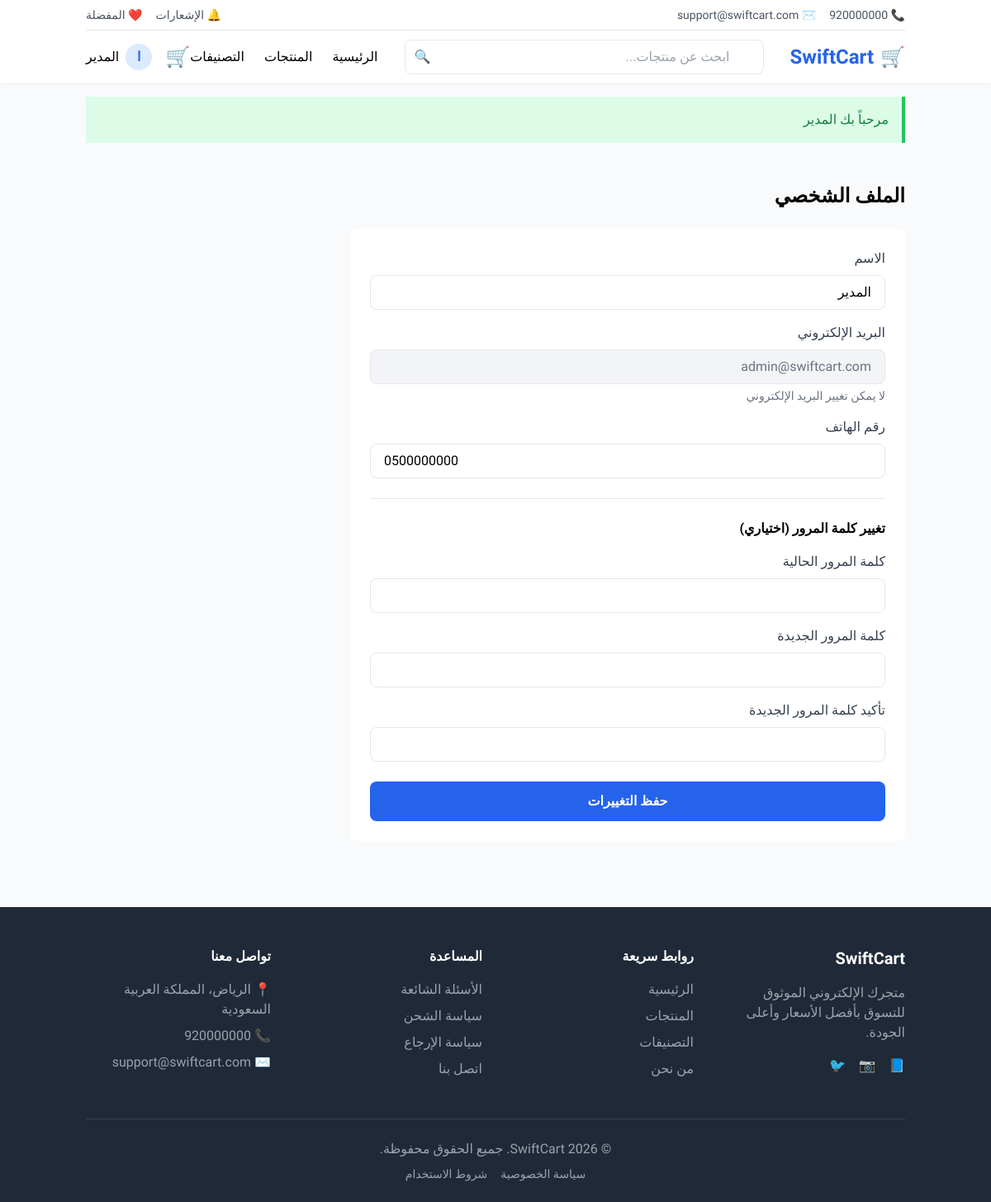
Screenshot of /profile (signed in) with the database file from the repository.
### tables this page shows
CREATE TABLE IF NOT EXISTS `users` (
    `id` INT UNSIGNED AUTO_INCREMENT PRIMARY KEY,
    `name` VARCHAR(100) NOT NULL,
    `email` VARCHAR(255) NOT NULL UNIQUE,
    `phone` VARCHAR(20) NOT NULL,
    `password` VARCHAR(255) NOT NULL,
    `role` ENUM('user', 'vendor', 'admin') DEFAULT 'user',
    `avatar` VARCHAR(255) NULL,
    `is_active` TINYINT(1) DEFAULT 1,
    `email_verified_at` TIMESTAMP NULL,
    `remember_token` VARCHAR(100) NULL,
    `mfa_enabled` BOOLEAN DEFAULT FALSE,
    `mfa_secret` VARCHAR(32) DEFAULT NULL,
    `mfa_backup_codes` JSON DEFAULT NULL,
    `failed_login_attempts` INT DEFAULT 0,
    `account_locked_until` DATETIME DEFAULT NULL,
    `last_login_at` DATETIME DEFAULT NULL,
    `last_password_change` DATETIME DEFAULT CURRENT_TIMESTAMP,
    `created_at` TIMESTAMP DEFAULT CURRENT_TIMESTAMP,
    `updated_at` TIMESTAMP DEFAULT CURRENT_TIMESTAMP ON UPDATE CURRENT_TIMESTAMP,
    INDEX `idx_email` (`email`),
    INDEX `idx_phone` (`phone`),
    INDEX `idx_role` (`role`),
    INDEX `idx_active` (`is_active`)
);

### controllers/UserController.php (called while the page is built, shortened)
<?php
require_once BASEPATH . '/models/User.php';
class UserController extends Controller
{
    private User $userModel;
    public function __construct()
    {
        $this->userModel = new User();
    }
    public function profile(): void
    {
        $user = $this->requireAuth();
        $this->view('user/profile', [
            'title' => 'الملف الشخصي',
            'profile' => $this->userModel->findById($user['id'])
        ]);
    }
}

### index.php (called while the page is built, shortened)
<?php
require_once BASEPATH . '/config/config.php';
require_once BASEPATH . '/config/database.php';
require_once BASEPATH . '/core/View.php';
require_once BASEPATH . '/core/Router.php';
$router = new Router();
try {
    $router->dispatch();
} catch (Exception $e) {
    error_log('Application Error: ' . $e->getMessage() . ' in ' . $e->getFile() . ':' . $e->getLine());
    if (DEBUG_MODE) {
        echo '<div style="background:#fef2f2;border:1px solid #ef4444;padding:20px;margin:20px;border-radius:8px;font-family:Tajawal,sans-serif;direction:rtl;">';
        echo '<h2 style="color:#dc2626;margin:0 0 10px;">❌ خطأ في التطبيق</h2>';
        echo '<p><strong>الرسالة:</strong> ' . htmlspecialchars($e->getMessage()) . '</p>';
        echo '<p><strong>الملف:</strong> ' . htmlspecialchars($e->getFile()) . ':' . $e->getLine() . '</p>';
        echo '<pre style="background:#1f2937;color:#f3f4f6;padding:15px;border-radius:4px;overflow-x:auto;font-size:12px;">';
        echo htmlspecialchars($e->getTraceAsString());
        echo '</pre></div>';
    } else {
        http_response_code(500);
        require_once BASEPATH . '/views/errors/500.php';
    }
}

### config/config.php (called while the page is built, shortened)
<?php
function url(string $path = ''): string {
    return rtrim(BASE_URL, '/') . '/' . ltrim($path, '/');
}

### models/User.php (called while the page is built, shortened)
<?php
require_once __DIR__ . '/../config/database.php';
class User {
    private string $table = 'users';
    private PDO $db;
    public function __construct() {
        $this->db = db();
    }
    public function findById($id): ?array {
        try {
            $stmt = $this->db->prepare("SELECT * FROM {$this->table} WHERE id = ?");
            $stmt->execute([$id]);
            $user = $stmt->fetch();
            if ($user) {
                unset($user['password']);
            }
            return $user ?: null;
        } catch (PDOException $e) {
            return null;
        }
    }
}

### config/database.php (called while the page is built, shortened)
<?php
require_once __DIR__ . '/config.php';
class Database {
    private static ?Database $instance = null;
    private ?PDO $conn = null;
    private int $maxRetries = 3;
    private function connect(): void {
        $retries = 0;
        while ($retries < $this->maxRetries) {
            try {
                $dsn = sprintf(
                    "mysql:host=%s;dbname=%s;charset=%s",
                    DB_HOST,
                    DB_NAME,
                    DB_CHARSET
                );
                $options = [
                    PDO::ATTR_ERRMODE => PDO::ERRMODE_EXCEPTION,
                    PDO::ATTR_DEFAULT_FETCH_MODE => PDO::FETCH_ASSOC,
                    PDO::ATTR_EMULATE_PREPARES => false,
                    PDO::MYSQL_ATTR_INIT_COMMAND => "SET NAMES " . DB_CHARSET,
                    PDO::ATTR_PERSISTENT => false,
                ];
                $this->conn = new PDO($dsn, DB_USER, DB_PASS, $options);
                return;
            } catch (PDOException $e) {
                $retries++;
                if ($retries >= $this->maxRetries) {
                    if (defined('DEBUG_MODE') && DEBUG_MODE) {
                        http_response_code(500);
                        die(json_encode([
                            'success' => false,
                            'message' => 'خطأ في الاتصال بقاعدة البيانات',
                            'error' => $e->getMessage()
                        ], JSON_UNESCAPED_UNICODE));
                    } else {
                        error_log("Database connection failed: " . $e->getMessage());
                        http_response_code(500);
                        die(json_encode([
                            'success' => false,
                            'message' => 'خطأ في الخادم. يرجى المحاولة لاحقاً.'
                        ], JSON_UNESCAPED_UNICODE));
                    }
                }
                usleep(100000 * $retries);
            }
        }
    }
    public static function getInstance(): Database {
        if (self::$instance === null) {
            self::$instance = new self();
        }
        return self::$instance;
    }
    public function getConnection(): PDO {
        return $this->conn;
    }
}
function db(): PDO {
    return Database::getInstance()->getConnection();
}

### views/user/profile.php (the view, shortened to what this page needs)
<h1 class="text-2xl font-bold mb-6">الملف الشخصي</h1>
<div class="max-w-2xl">
    <form method="POST" action="<?= url('profile') ?>" class="bg-white rounded-lg p-6">
        <div class="space-y-4">
            <div>
                <label class="block text-gray-700 mb-2">الاسم</label>
                <input type="text" name="name" value="<?= htmlspecialchars($profile['name']) ?>" required
                       class="w-full px-4 py-2 border rounded-lg focus:outline-none focus:border-blue-500">
            </div>
            <div>
                <label class="block text-gray-700 mb-2">البريد الإلكتروني</label>
                <input type="email" value="<?= htmlspecialchars($profile['email']) ?>" disabled
                       class="w-full px-4 py-2 border rounded-lg bg-gray-100 text-gray-500">
                <p class="text-gray-500 text-sm mt-1">لا يمكن تغيير البريد الإلكتروني</p>
            </div>
            <div>
                <label class="block text-gray-700 mb-2">رقم الهاتف</label>
                <input type="tel" name="phone" value="<?= htmlspecialchars($profile['phone'] ?? '') ?>" required
                       class="w-full px-4 py-2 border rounded-lg focus:outline-none focus:border-blue-500">
            </div>
        </div>
        <hr class="my-6">
        <h3 class="font-bold mb-4">تغيير كلمة المرور (اختياري)</h3>
        <div class="space-y-4">
            <div>
                <label class="block text-gray-700 mb-2">كلمة المرور الحالية</label>
                <input type="password" name="current_password"
                       class="w-full px-4 py-2 border rounded-lg focus:outline-none focus:border-blue-500">
            </div>
            <div>
                <label class="block text-gray-700 mb-2">كلمة المرور الجديدة</label>
                <input type="password" name="new_password" minlength="8"
                       class="w-full px-4 py-2 border rounded-lg focus:outline-none focus:border-blue-500">
            </div>
            <div>
                <label class="block text-gray-700 mb-2">تأكيد كلمة المرور الجديدة</label>
                <input type="password" name="new_password_confirmation"
                       class="w-full px-4 py-2 border rounded-lg focus:outline-none focus:border-blue-500">
            </div>
        </div>
        <button type="submit" class="w-full bg-blue-600 text-white py-3 rounded-lg mt-6 hover:bg-blue-700 font-bold">
            حفظ التغييرات
        </button>
    </form>
</div>

### core/Router.php (shortened to what this page needs)
<?php
class Router
{
    private array $routes = [];
    private string $prefix = '';
    private array $middleware = [];
    public function group(string $prefix, callable $callback, array $middleware = []): self
    {
        $previousPrefix = $this->prefix;
        $previousMiddleware = $this->middleware;
        $this->prefix = $previousPrefix . $prefix;
        $this->middleware = array_merge($previousMiddleware, $middleware);
        $this->prefix = $previousPrefix;
        $this->middleware = $previousMiddleware;
        return $this;
    }
    private function addRoute(string $method, string $path, string $handler, array $middleware = []): void
    {
        $fullPath = $this->prefix . $path;
        $allMiddleware = array_merge($this->middleware, $middleware);
        $this->routes[] = [
            'method' => $method,
            'path' => $fullPath,
            'handler' => $handler,
            'middleware' => $allMiddleware,
            'pattern' => $this->pathToPattern($fullPath)
        ];
    }
    private function pathToPattern(string $path): string
    {
        $pattern = preg_replace('/\{([a-zA-Z_]+)\}/', '(?P<$1>[^/]+)', $path);
        return '#^' . $pattern . '$#';
    }
    public function dispatch(): void
    {
        $method = $_SERVER['REQUEST_METHOD'];
        $uri = $this->getUri();
        foreach ($this->routes as $route) {
            if ($route['method'] !== $method) {
                continue;
            }
            if (preg_match($route['pattern'], $uri, $matches)) {
                $params = array_filter($matches, 'is_string', ARRAY_FILTER_USE_KEY);
                $this->runHandler($route['handler'], $params);
                return;
            }
        }
    }
    private function getUri(): string
    {
        $uri = $_SERVER['REQUEST_URI'] ?? '/';
        $uri = parse_url($uri, PHP_URL_PATH);
        $basePath = rtrim(BASE_URL, '/');
        if (!empty($basePath) && strpos($uri, $basePath) === 0) {
            $uri = substr($uri, strlen($basePath));
        }
        return $uri ?: '/';
    }
    private function runHandler(string $handler, array $params = []): void
    {
        [$controllerName, $method] = explode('@', $handler);
        $controller = new $controllerName();
        call_user_func_array([$controller, $method], $params);
    }
}

### views/layouts/main.php (style rules this page uses)
body { font-family: 'Tajawal', sans-serif; }

### rows the page displays
users: name "المدير", email "admin@swiftcart.com", phone "0500000000"
